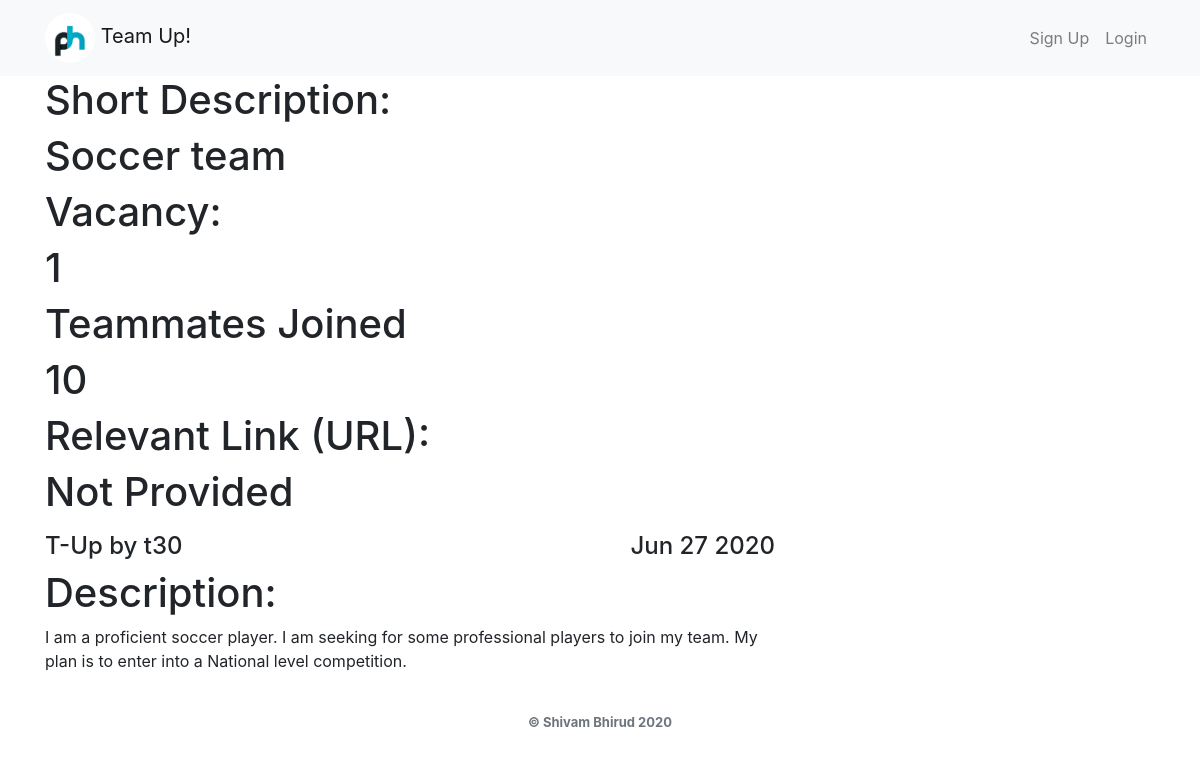
Screenshot of /team_up/2/ with the database file from the repository.
### team_up/models.py (models this page shows, shortened)
class Teams(models.Model):
  category = models.CharField(max_length=100)
  relevant_url = models.URLField(default='Not Provided')
  pub_date = models.DateTimeField(null=True, blank=True)
  short_description = models.TextField(default='Not Provided', max_length=200)
  description = models.TextField(default='Not Provided', max_length=2000)
  teammates = models.IntegerField(default=0)
  vacancy = models.IntegerField(default=1)
  logged_in_user = models.ForeignKey(User, on_delete=models.CASCADE)
  def pub_date_pretty(self):
    return self.pub_date.strftime('%b %e %Y')

### team_up/views.py (the view)
# urls.py: path('<int:team_up_id>/', views.detail, name='details'),
def detail(request, team_up_id):
  teamup = get_object_or_404(Teams, pk=team_up_id)
  return render(request, 'team_up/details.html', {'teams':teamup})

### team_up/templates/team_up/details.html (shortened to what this page needs)
{% extends 'base.html' %}
{% block content %}
<div class="row">
  <div class="col-10">
    <h1>Short Description:</h1>
    <h1>{{ teams.short_description }}</h1>
  </div>
</div>
<div class="row">
  <div class="col-10">
    <h1>Vacancy:</h1>
   <h1>{{ teams.vacancy }}</h1>
  </div>
</div>
<div class="row">
  <div class="col-10">
    <h1>Teammates Joined</h1>
    <h1>{{ teams.teammates }}</h1>
  </div>
</div>
<div class="row">
  <div class="col-10">
    <h1>Relevant Link (URL):</h1>
   <h1>{{ teams.relevant_url }}</h1>
  </div>
</div>
<div class="row pt-2">
  <div class="col-4">
    <h4> T-Up by {{ teams.logged_in_user.username }}</h4>
  </div>
  <div class="col-4 text-right">
    <h4> {{ teams.pub_date_pretty }}</h4>
  </div>
</div>
<div class="row">
  <div class="col-8">
    <h1>Description:</h1>
    <p>{{ teams.description }}</p>
  </div>
</div>
<br>
{% endblock %}

### rows the page displays
Teams: short_description "Soccer team", vacancy "1", teammates "10", relevant_url "Not Provided", logged_in_user.username "t30", pub_date_pretty "Jun 27 2020", description "I am a proficient soccer player. I am seeking for some professional players to join my team. My plan is to enter into a National level competition."
